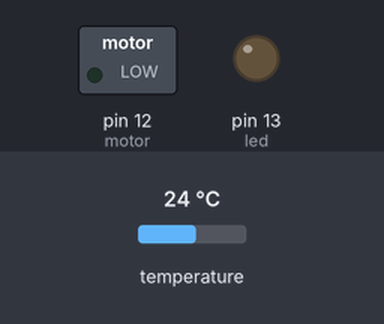
Simulated run of this sketch. Board: Arduino Uno, built with avr-gcc and run on an emulated ATmega328P. On the bench: switched loads named in the sketch (green lamp = pin HIGH), output pins drawn as LEDs (lit = HIGH). Dashed ring = blinking. The test bench sets the inputs (shaded band); at power-on: temperature 24 °C.

Above: at 1.3 s.
1.4 s: temperature set to 39 °C
2.9 s: temperature set to 42 °C
At 3.4 s:
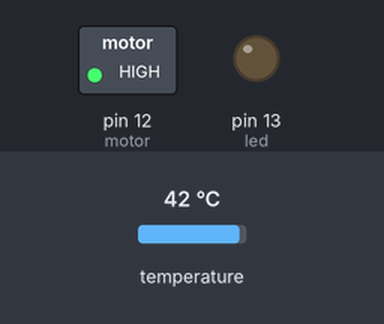
At 3.9 s:
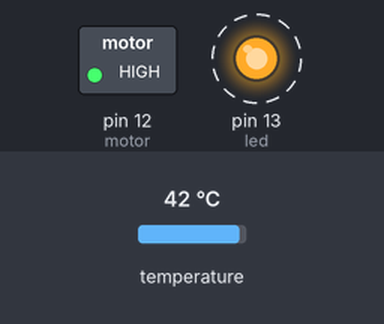
5.9 s: temperature set to 12 °C
At 6.3 s:
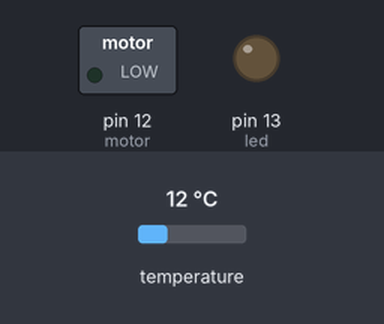
Timing chart, 0 to 8.9 s (numbered marks = the images above; inputs shaded):
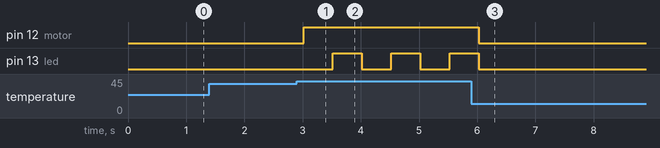

Measured:
- the behaviour switches between 40 and 41 °C on temperature (found by bisection; images 0 and 1)
- after the input at 1.4 s, every drawn part: stays the same
- after the input at 2.9 s, pin 12 (motor): LOW → HIGH after 0.12 s; pin 13 (led): alternates HIGH for 0.50 s and LOW for 0.50 s, starting after 0.62 s
- after the input at 5.9 s, pin 12 (motor): HIGH → LOW after 0.13 s; pin 13 (led): goes on until 6.0 s, then stays LOW

The sketch:

A16.ino
```cpp
// (licence header left out)
// include Adafruit Unified Sensor Library:
// https://github.com/adafruit/Adafruit_Sensor
#include <Adafruit_Sensor.h>
// include DHT Sensor Library:
// https://github.com/adafruit/DHT-sensor-library
#include <DHT.h>
#include <DHT_U.h>

// initialize DHT temperature sensor library:
DHT_Unified dht(8, DHT11);

const int led = 13;
const int motor = 12;
bool blink_led;

// the setup routine runs once when you press reset:
void setup() {
  pinMode(led, OUTPUT);
  pinMode(motor, OUTPUT);
  // Initialize DHT11 temperature sensor
  dht.begin();
}

// the loop routine runs over and over again forever:
void loop() {
  // Get temperature event
  sensors_event_t event;
  dht.temperature().getEvent(&event);
  // display error if temperature is not a number
  if (isnan(event.temperature)) {
    digitalWrite(led, HIGH);
  } else if (event.temperature > 40) {
    digitalWrite(motor, HIGH);
    blink_led = true;
  } else {
    digitalWrite(motor, LOW);
    blink_led = false;
  }
  // delay between measurements
  delay(500);
  // Blink LED
  if (blink_led) {
    static bool state = HIGH;
    digitalWrite(led, state);
    state = !state;
  }
}
```
